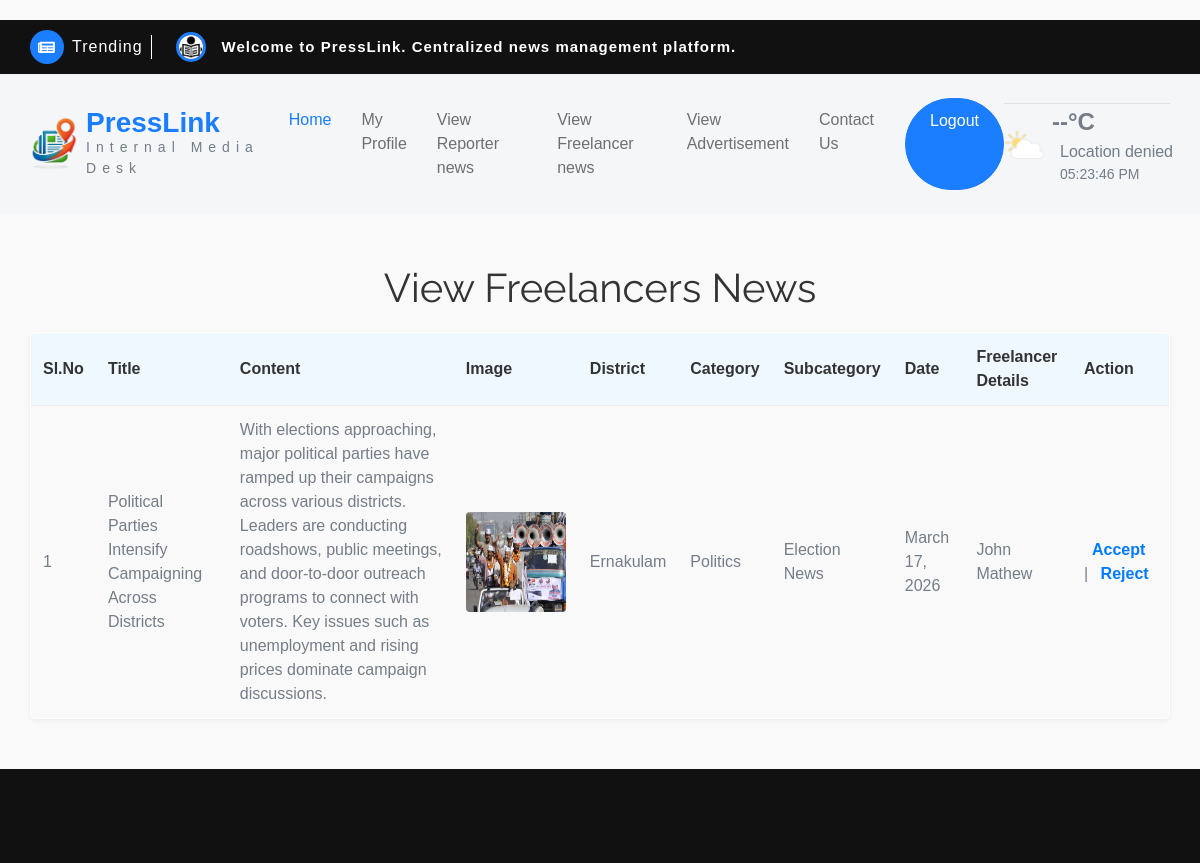
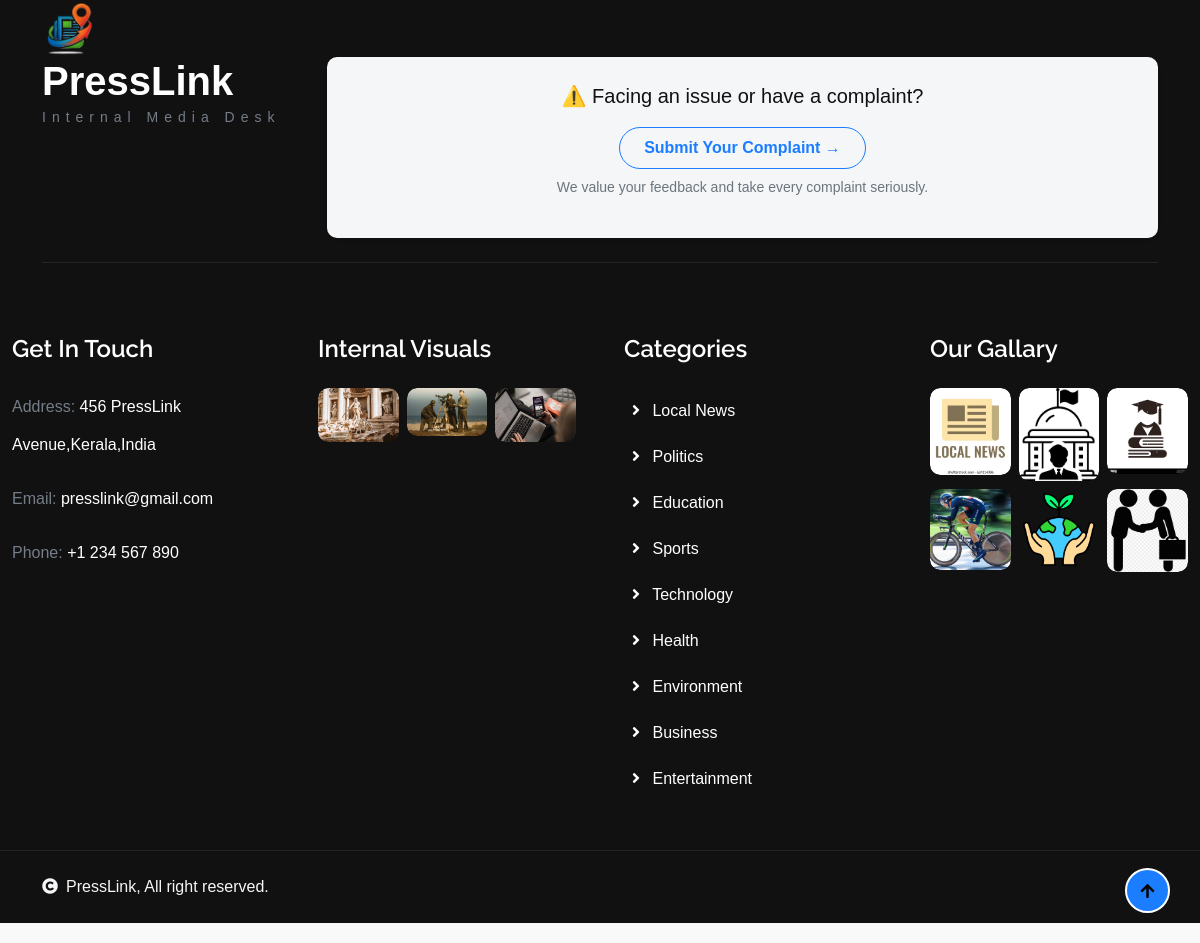
The app's page /Verifier/ViewNewsF/ (signed in) with its own data (2 pictures, top to bottom).
### Reporter/models.py (models this page shows)
class tbl_news(models.Model):
    news_title=models.CharField(max_length=50)
    news_content=models.CharField(max_length=50)
    news_image=models.FileField(upload_to="Assets/news/")
    news_date=models.DateField(auto_now_add=True)
    news_status=models.IntegerField(default=0)
    subcategory=models.ForeignKey(tbl_subcategory,on_delete=models.CASCADE,null=True)
    user=models.ForeignKey(tbl_user,on_delete=models.CASCADE,null=True)
    reporter=models.ForeignKey(tbl_reporter,on_delete=models.CASCADE,null=True)
    verifier=models.ForeignKey(tbl_verifier,on_delete=models.CASCADE,null=True)
    editor=models.ForeignKey('Admin.tbl_editor', on_delete=models.SET_NULL, null=True, blank=True)
    breaking = models.IntegerField(default=0)
    news_amount = models.IntegerField(null=True, blank=True)

### Guest/models.py (models this page shows)
class tbl_user(models.Model):
    user_name=models.CharField(max_length=50)
    user_email=models.CharField(max_length=50)
    user_contact=models.CharField(max_length=50)
    user_gender=models.CharField(max_length=50)
    user_dob=models.CharField(max_length=50)
    user_address=models.CharField(max_length=80)
    user_photo=models.FileField(upload_to="Assets/UserDocs/")
    user_proof=models.FileField(upload_to="Assets/UserDocs/")
    user_work=models.FileField(upload_to="Assets/UserDocs/")
    skill_type=models.ForeignKey(tbl_skilltype,on_delete=models.CASCADE)
    user_level=models.CharField(max_length=50)
    user_bio=models.CharField(max_length=50)
    user_social=models.CharField(max_length=50)
    user_password=models.CharField(max_length=50)
    user_status=models.IntegerField(default=0)
    place=models.ForeignKey(tbl_place,on_delete=models.CASCADE)

### Admin/models.py (models this page shows)
class tbl_place(models.Model):
    place_name=models.CharField(max_length=50)
    district=models.ForeignKey(tbl_district,on_delete=models.CASCADE)

class tbl_district(models.Model):
    district_name=models.CharField(max_length=50)

class tbl_subcategory(models.Model):
    subcategory_name=models.CharField(max_length=50)
    category=models.ForeignKey(tbl_category,on_delete=models.CASCADE)

class tbl_category(models.Model):
    category_name=models.CharField(max_length=50)

### Verifier/views.py (the view)
# urls.py: path("ViewNewsF/", views.ViewNewsF, name="ViewNewsF"),
def ViewNewsF(request):
    if "Vid" in request.session:
        newsdata = tbl_news.objects.filter(user__isnull=False, news_status=0)
        return render(request, 'Verifier/ViewNewsF.html', {'news': newsdata})
    return redirect("Guest:Login")

### Verifier/Templates/Verifier/ViewNewsF.html (shortened to what this page needs)
{% extends 'Verifier/Header.html' %}
{% block content %}
<h1 align="center">View Freelancers News</h1>
<form action="" method="post">
    <table border="1" align="center">
        <tr>
            <th>Sl.No</th>
            <th>Title</th>
            <th>Content</th>
            <th>Image</th>
            <th>District</th>
            <th>Category</th>
            <th>Subcategory</th>
            <th>Date</th>
            <th>Freelancer Details</th>
            <th>Action</th>
        </tr>
        {% for i in news %}
        <tr>
            <td>{{ forloop.counter }}</td>
            <td>{{ i.news_title }}</td>
            <td>{{ i.news_content }}</td>
            <td>
                {% if i.news_image %}
                    <img src="{{ i.news_image.url }}" alt="" width="100" height="100">
                {% else %}
                    No Image
                {% endif %}
            </td>
            <td>{{ i.user.place.district.district_name }}</td>
            <td>{{ i.subcategory.category.category_name }}</td>
            <td>{{ i.subcategory.subcategory_name }}</td>
            <td>{{ i.news_date }}</td>
            <td>{{ i.user.user_name }}</td>
            <td>
                {% if i.news_status == 0 %}
                    <a href="{% url 'Verifier:ViewAccept' i.id %}">Accept</a> |
                    <a href="{% url 'Verifier:ViewReject' i.id %}">Reject</a>
                {% elif i.news_status == 1 %}
                    Verified - Waiting for Admin
                {% elif i.news_status == 2 %}
                    Rejected
                {% elif i.news_status == 3 %}
                    Amount set - waiting user
                {% elif i.news_status == 4 %}
                    User accepted amount
                {% elif i.news_status == 5 %}
                    User rejected amount
                {% elif i.news_status == 6 %}
                    Admin paid - waiting editor
                {% elif i.news_status == 7 %}
                    Editing by editor
                {% elif i.news_status == 8 %}
                    Edited - waiting confirmation
                {% elif i.news_status == 9 %}
                    Confirmed - waiting publish
                {% elif i.news_status == 10 %}
                    Published
                {% else %}
                    Status {{ i.news_status }}
                {% endif %}
            </td>
        </tr>
        {% endfor %}
    </table>
</form>
{% endblock %}

### Verifier/Templates/Verifier/ViewNewsF.html (style rules this page uses)
body { font-family: Arial, sans-serif; background-color: #f9f9f9; margin: 0; padding: 20px 0; }
h1 { text-align: center; color: #333; font-weight: normal; margin-bottom: 20px; }
table { width: 95%; margin: auto; border-collapse: collapse; background-color: #fff; border: 1px solid #ddd; border-radius: 6px; overflow: hidden; box-shadow: 0 2px 5px rgba(0,0,0,0.05); }
th, td { padding: 12px; text-align: left; border-bottom: 1px solid #eee; vertical-align: middle; }
th { background-color: #f0f8ff; color: #333; font-weight: bold; }
tr:nth-child(even) { background-color: #f9f9f9; }
td img { border-radius: 4px; }
a { text-decoration: none; color: #007bff; font-weight: bold; padding: 4px 8px; border-radius: 4px; }

### records on screen
tbl_news: news_title "Political Parties Intensify Campaigning Across Districts", news_content "With elections approaching, major political parties have ramped up their campaigns across various districts. Leaders are conducting roadshows, public meetings, and door-to-door outreach programs to connect with voters. Key issues such as unemployment and rising prices dominate campaign discussions.", news_image (picture), user.place.district.district_name "Ernakulam", subcategory.category.category_name "Politics", subcategory.subcategory_name "Election News", news_date "March 17, 2026", user.user_name "John Mathew", news_status "Accept"
